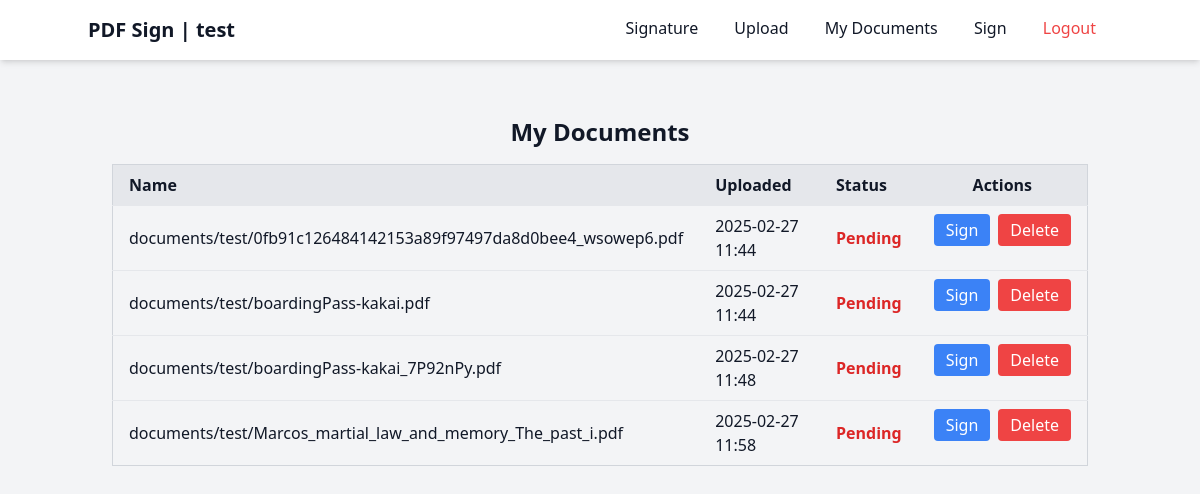
The app's page /documents/uploads/ (signed in) with its own data.
### accounts/models/account/models.py (models this page shows, shortened)
class Account(IdentityBase, AuditBase, MetaBase, AbstractBaseUser):
    username = models.CharField(
        max_length=50,
        validators=[
            RegexValidator(
                regex=USERNAME_REGEX,
                message='Username can only contain alphanumeric characters and the following characters: . -',
                code='Invalid Username'
            )
        ],
        unique=True,
        null=False
    )
    email = models.EmailField(
        verbose_name='email address',
        max_length=255,
        unique=True,
        null=True
    )
    is_active = models.BooleanField(default=True)
    is_admin = models.BooleanField(default=False)
    objects = AccountManager()
    USERNAME_FIELD = 'username'
    REQUIRED_FIELDS = []
    def __str__(self):
        return self.username
    class Meta:
        ordering = ('username', '-created',)

### documents/models.py (models this page shows, shortened)
class Document(models.Model):
    owner = models.ForeignKey(
        settings.AUTH_USER_MODEL,
        on_delete=models.CASCADE,
        related_name="uploaded_documents"
    )
    file = models.FileField(upload_to=document_upload_path, max_length=512)
    uploaded_at = models.DateTimeField(auto_now_add=True)
    signed = models.BooleanField(default=False)

### documents/views.py (the view)
# urls.py: path("uploads/", DocumentListView.as_view(), name="document_list"),
class DocumentListView(LoginRequiredMixin, ListView):
    model = Document
    template_name = "documents/document_list.html"
    context_object_name = "documents"
    def get_queryset(self):
        return Document.objects.filter(owner=self.request.user)

### templates/documents/document_list.html (shortened to what this page needs)
{% extends "base.html" %}
{% load static %}
{% block content %}
<div class="container mx-auto p-6">
    <h1 class="text-2xl font-bold text-center mb-4">My Documents</h1>
    {% if documents %}
    <table class="table-auto w-full border border-gray-300">
        <thead>
            <tr class="bg-gray-200">
                <th class="px-4 py-2 text-left">Name</th>
                <th class="px-4 py-2 text-left">Uploaded</th>
                <th class="px-4 py-2 text-left">Status</th>
                <th class="px-4 py-2">Actions</th>
            </tr>
        </thead>
        <tbody>
            {% for document in documents %}
            <tr class="border-t">
                <td class="px-4 py-2">
                    <a href="{{ document.file.url }}">
                        {{ document.file.name }}
                    </a>
                </td>
                <td class="px-4 py-2">{{ document.uploaded_at|date:"Y-m-d H:i" }}</td>
                <td class="px-4 py-2">
                    {% if document.signed %}
                        <span class="text-green-600 font-semibold">Signed</span>
                    {% else %}
                        <span class="text-red-600 font-semibold">Pending</span>
                    {% endif %}
                </td>
                <td class="px-4 py-2 flex space-x-2">
                    {% if not document.signed %}
                        <a href="{% url 'sign_document' document.pk %}"
                           class="bg-blue-500 text-white px-3 py-1 rounded hover:bg-blue-700">
                            Sign
                        </a>
                    {% endif %}
                    <button onclick="deleteDocument({{ document.pk }})"
                            class="bg-red-500 text-white px-3 py-1 rounded hover:bg-red-700">
                        Delete
                    </button>
                </td>
            </tr>
            {% endfor %}
        </tbody>
    </table>
    {% else %}
        <p class="text-center text-gray-500 mt-4">You have no documents.</p>
    {% endif %}
</div>
{% endblock %}

### templates/base.html (shortened to what this page needs)
<!DOCTYPE html>
<html lang="en">
<head>
    <script src="https://cdn.tailwindcss.com"></script>
</head>
<body class="bg-gray-100 text-gray-900">
    <nav class="bg-white shadow-md p-4">
        <div class="container mx-auto flex justify-between">
            <a href="/" class="text-xl font-bold">PDF Sign {% if user.is_authenticated %} | {{ user }} {% endif %}</a>
            <div>
                {% if user.is_authenticated %}
                    <a href="{% url 'upload_signature' %}" class="px-4 py-2">Signature</a>
                    <a href="{% url 'upload_document' %}" class="px-4 py-2">Upload</a>
                    <a href="{% url 'document_list' %}" class="px-4 py-2">My Documents</a>
                    <a href="{% url 'to_sign_list' %}" class="px-4 py-2 text-primary">Sign</a>
                    <a href="{% url 'logout' %}" class="px-4 py-2 text-red-500">Logout</a>
                {% else %}
                    <a href="{% url 'login' %}" class="px-4 py-2 text-gray-700 hover:text-blue-500">Login</a>
                {% endif %}
            </div>
        </div>
    </nav>
    <main class="container mx-auto mt-8">
        {% block content %}{% endblock %}
    </main>
</body>
</html>

### records on screen
Account: username "test"
Document: file.name "documents/test/0fb91c126484142153a89f97497da8d0bee4_wsowep6.pdf", uploaded_at "2025-02-27 11:44", signed "Pending"
Document: file.name "documents/test/boardingPass-kakai.pdf", uploaded_at "2025-02-27 11:44", signed "Pending"
Document: file.name "documents/test/boardingPass-kakai_7P92nPy.pdf", uploaded_at "2025-02-27 11:48", signed "Pending"
Document: file.name "documents/test/Marcos_martial_law_and_memory_The_past_i.pdf", uploaded_at "2025-02-27 11:58", signed "Pending"
